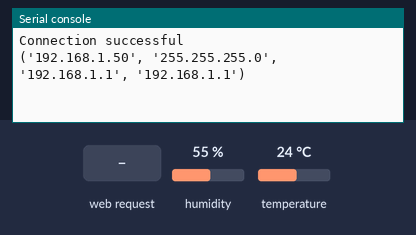
Recording of a program running on a simulated ESP32 board running MicroPython. Shown: the last lines printed to the serial console. The inputs (shaded band) are chosen by the test bench; at power-on: humidity 55 %, temperature 24 °C. WiFi joins after 1.5 s.

Above: at 2.7 s.
2.8 s: HTTP request GET /update received
At 4.0 s:
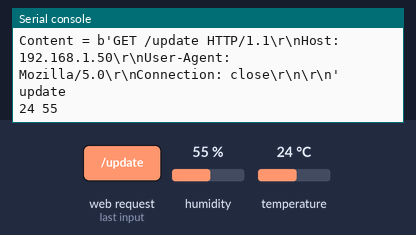
4.3 s: HTTP request GET / received
At 5.5 s:
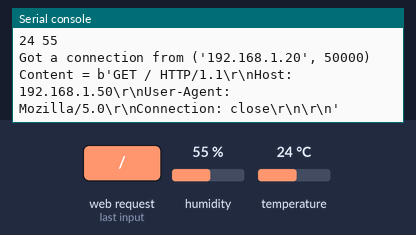

The program:

DHT11_HTML_button.py
```python
try:
    import usocket as socket
except:
    import socket

import network
from machine import Pin
import time
import dht

import esp
esp.osdebug(None)

import gc
gc.collect()

ssid = 'NadGGNetwork'
password = 'b2pxwk3uPi7'

station = network.WLAN(network.STA_IF)
station.active(True)
station.connect(ssid, password)

while not station.isconnected():
    pass

print('Connection successful')
print(station.ifconfig())

sensor = dht.DHT11(Pin(15))

t_value = h_value = "0"

####MAIN
def read_sensor():
    global t_value, h_value
    try:
        sensor.measure()
        temp = sensor.temperature()
        hum = sensor.humidity()

        if isinstance(temp, (float, int)) and isinstance(hum, (float, int)):
            temp = int(temp)
            hum = int(hum)
        else:
            return None, None

        temp = min(temp, 100)
        hum = min(hum, 100)

        t_value = get_string_value(temp)
        h_value = get_string_value(hum)


        return t_value, h_value
    except OSError as e:
        return None, None

def get_string_value(input: int):
    return str(input)

def web_page():
    sensor_readings = read_sensor()

    html = """
<html>
        <head>
            <title>Lector de temperatura y humedad
            </title>
            <meta name="viewport" content="width=device-width, initial-scale=1">
            <link rel="icon" href="data:,">
            <style>
                meter {
                    -webkit-writing-mode: horizontal-tb !important;
                    appearance: auto;
                    box-sizing: border-box;
                    display: inline-block;
                    height: 3em;
                    width: 13em;
                    vertical-align: -1.0em;
                    -webkit-user-modify: read-only !important;
                }

                html {
                    font-family: 'Lucida Sans', 'Lucida Sans Regular', 'Lucida Grande', 'Lucida Sans Unicode', Geneva, Verdana, sans-serif;;
                    display: inline-block;
                    margin: 0px auto;
                    text-align: center;
                    background-color: #fcfaf2;
                }

                .caja{
                    width: 80%;
                    margin: 0 auto;
                    padding: auto;
                    box-sizing: border-box;
                    display: flex;
                    justify-content: center;
                    align-items: center;
                    flex-direction: column;
                }

                h1 {
                    color: black;
                    font-family: 'Lucida Sans', 'Lucida Sans Regular', 'Lucida Grande', 'Lucida Sans Unicode', Geneva, Verdana, sans-serif;
                    text-align: center;
                    padding: 2vh;
                }

                h4 {
                    color: black;
                    font-family: 'Lucida Sans', 'Lucida Sans Regular', 'Lucida Grande', 'Lucida Sans Unicode', Geneva, Verdana, sans-serif;
                    line-height: 0;
                    text-align: center;
                }

                p {
                    font-size: 1.5rem;
                }

                table {
                    margin: auto;
                }

                td {
                    padding: 7px;
                }

                .Button {
                    border-radius: 31px;
                    display: inline-block;
                    cursor: pointer;
                    color: #ffffff;
                    font-family: Arial;
                    font-size: 10px;
                    font-weight: bold;
                    font-style: italic;
                    padding: 4px 5px;
                    text-decoration: none;
                }

                .ButtonR {
                    background-color: #D7F9BF;
                    border: 3px solid #7CA75D;
                    text-shadow: 0px 2px 2px #3F6324;
                }

                .ButtonR:hover {
                    background-color: #508D23;
                }

                .Button:active {
                    position: relative;
                    top: 1px;
                }

            </style>
        </head>

        <body>
            <div class="caja">
                <img src="Images/uv_logo.png" style=" height:130px; width:130px; top: 0; left: 0; position: absolute;"/>
                <h1> Facultad de Instrumentaci&oacute;n electr&oacute;nica</h1>
                <h4> Ingenier&iacute;a Biom&eacute;dica</h4>
                <h4> TSIB: Internet de las Cosas</h4>
                <img src="Images/fie_logo.png" style="height:100px; width:60px; top: 0; right: 0; position: absolute;"/>
            </div>
            <div style="height: 50;"></div>
            <div class="caja">
                <h1>ESP Web Server</h1>
            </div>


            <table>
                <tbody>
                    <tr>
                        <td>
                            <p><a href="/update"><button class="ButtonR Button">Actualizar</button></a></p>
                        </td>
                    </tr>
                    <tr>
                        <td>
                            <strong> """+ t_value +""" °C</strong>
                            <meter id="fuel" min="0" max="100" low="10" high="30" optimum="20" value=" @@"""+ t_value +""" @@">
                                at 50/100
                            </meter>
                        </td>
                    </tr>
                    <tr>
                        <td>
                            <strong> """+ h_value +""" %</strong>
                            <meter id="fuel" min="0" max="100" low="30" high="70" optimum="80" value=" @@"""+ h_value +""" @@">
                                at 50/100
                            </meter>
                        </td>
                    </tr>
                    <tr>
                </tbody>
            </table>
        </body>
    </html>
    """
    return html

s = socket.socket(socket.AF_INET, socket.SOCK_STREAM)
s.bind(('', 80))
s.listen(5)

while True:
    conn, addr = s.accept()
    print('Got a connection from %s' % str(addr))
    request = conn.recv(1024)

    request = str(request)
    print('Content = %s' % request)

    update = request.find('/update')
    if update == 6:
        print('update')
        r_value, g_value = read_sensor()  # Obtener los valores de los sensores
        print(r_value, g_value)

    response = web_page()
    response = response.replace(" @@", "")

    conn.send('HTTP/1.1 200 OK\n')
    conn.send('Content-Type: text/html\n')
    conn.send('Connection: close\n\n')
    conn.sendall(response)
    conn.close()
```

Measured:
- after the input at 2.8 s, the serial console: prints a new line at once (image 1)
- after the input at 4.3 s, the serial console: prints a new line at once (image 2)
